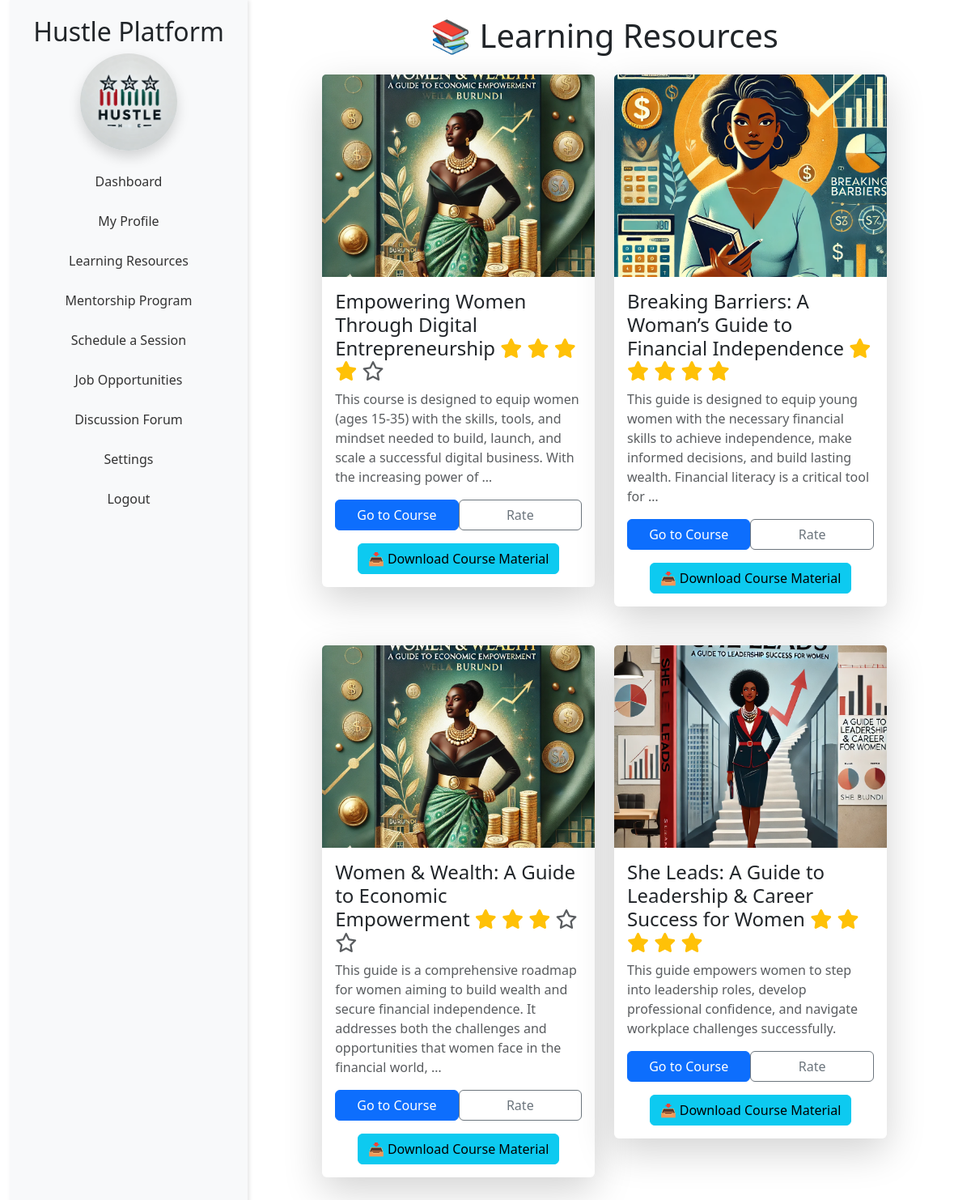
The app's page /learning-resources/ (signed in) with its own data.
### capstone/models.py (models this page shows, shortened)
class User(AbstractUser):
    USER_TYPE_CHOICES = (
        ('mentor', 'Mentor'),
        ('participant', 'Participant'),
    )
    LANGUAGE_CHOICES = [
        ("en", "English"),
        ("fr", "French"),
        ("es", "Spanish"),
        ("sw", "Swahili"),
        ("rw", "Kinyarwanda")
    ]
    language_preference = models.CharField(max_length=4, choices=LANGUAGE_CHOICES, default="fr")
    full_name = models.CharField(max_length=255)
    email = models.EmailField(unique=True)
    phone_number = models.CharField(max_length=15)
    user_type = models.CharField(max_length=20, choices=USER_TYPE_CHOICES)
    terms_accepted = models.BooleanField(default=False)

class Resource(models.Model):
    title = models.CharField(max_length=255, unique=True)
    description = models.TextField()
    created_by = models.ForeignKey('User', on_delete=models.CASCADE, related_name="uploaded_courses")
    created_at = models.DateTimeField(auto_now_add=True)
    final_quiz = models.OneToOneField('Quiz', on_delete=models.SET_NULL, null=True, blank=True, related_name="final_quiz")
    cover_image = models.ImageField(upload_to='resumes/', null=True, blank=True)
    resource_file = models.FileField(upload_to='course_files/', blank=True, null=True)
    translated_title = models.JSONField(default=dict, blank=True)
    translated_description = models.JSONField(default=dict, blank=True, null=True)
    def average_rating(self):
        avg_rating = self.ratings.aggregate(avg=models.Avg('rating'))['avg']
        return round(avg_rating, 1) if avg_rating else 0

### capstone/views.py (the view)
# urls.py: path('learning-resources/', views.learning_resources, name='learning_resources'),
@login_required
def learning_resources(request):
    resources = Resource.objects.all()
    user_progress = UserProgress.objects.filter(user=request.user)
    return render(request, "capstone/learning_resources.html", {
        "resources": resources,
        "user_progress": user_progress
    })

### capstone/templatetags/custom_filters.py (called while the page is built)
@register.filter
def translate(text, target_lang):
    return text

### capstone/templates/capstone/learning_resources.html (shortened to what this page needs)
{% extends 'participant-base.html' %}
{% load custom_filters %}
{% block participant_content %}
    <h1 class="text-center mb-4">📚 {{ "Learning Resources"|translate:user.language_preference }}</h1>
    <section class="row justify-content-center">
        {% for resource in resources %}
        <div class="col-md-6 col-lg-5 mb-5">
            <div class="card shadow-lg border-0">
                {% if resource.cover_image %}
                    <img src="{{ resource.cover_image.url }}" class="card-img-top img-fluid" alt="{{ resource.title }}" style="height: 250px; object-fit: cover;">
                {% else %}
                    <img src="/static/default_cover.webp" class="card-img-top img-fluid" alt="{{ 'Default Cover'|translate:user.language_preference }}" style="height: 250px; object-fit: cover;">
                {% endif %}
                <div class="card-body">
                    <h4 class="card-title font-weight-bold">
                        {{ resource.title|translate:user.language_preference }}
                        <span class="rating-stars float-right">
                            {% for i in "12345" %}
                                {% if i|add:"0" <= resource.average_rating %}
                                    <i class="fas fa-star text-warning"></i>
                                {% else %}
                                    <i class="far fa-star text-muted"></i>
                                {% endif %}
                            {% endfor %}
                        </span>
                    </h4>
                    <p class="card-text text-muted">{{ resource.description|translate:user.language_preference|truncatewords:30 }}</p>
                    <div class="d-flex justify-content-between">
                        <a href="{% url 'enroll_course' resource.id %}" class="btn btn-primary w-50">{{ "Go to Course"|translate:user.language_preference }}</a>
                        <a href="{% url 'rate_resource' resource.id %}" class="btn btn-outline-secondary w-50">{{ "Rate"|translate:user.language_preference }}</a>
                    </div>
                    {% if resource.resource_file %}
                    <div class="mt-3 text-center">
                        <a href="{{ resource.resource_file.url }}" class="btn btn-info" target="_blank">
                            📥 {{ "Download Course Material"|translate:user.language_preference }}
                        </a>
                    </div>
                    {% endif %}
                </div>
            </div>
        </div>
        {% empty %}
        <p class="text-muted text-center w-100">{{ "No resources found."|translate:user.language_preference }}</p>
        {% endfor %}
    </section>
{% endblock %}

### capstone/templates/participant-base.html (shortened to what this page needs)
{% load static %}
{% load custom_filters %}
<!DOCTYPE html>
<html lang="{{ user.language_preference|default:'en' }}">
<head>
    <link href="https://cdn.jsdelivr.net/npm/bootstrap@5.3.0/dist/css/bootstrap.min.css" rel="stylesheet">
    <link href="https://cdnjs.cloudflare.com/ajax/libs/font-awesome/6.0.0-beta3/css/all.min.css" rel="stylesheet">
    <link href="{% static 'css/participant-styles.css' %}" rel="stylesheet">
</head>
<body>
    <div class="container-fluid">
        <div class="sidebar text-center">
            <h2>Hustle Platform</h2>
            <img src="{% static 'logo.webp' %}" alt="Hustle Platform Logo"
                 class="img-fluid mb-3 rounded-circle shadow" style="width: 120px; height: 120px; object-fit: cover;">
            <ul class="nav flex-column">
                <li class="nav-item">
                    <a class="nav-link" href="{% url 'participant_dashboard' %}">
                        {{ "Dashboard"|translate:user.language_preference }}
                    </a>
                </li>
                <li class="nav-item">
                    <a class="nav-link" href="{% url 'participant_profile' request.user.id %}">
                        {{ "My Profile"|translate:user.language_preference }}
                    </a>
                </li>
                <li class="nav-item">
                    <a class="nav-link" href="{% url 'learning_resources' %}">
                        {{ "Learning Resources"|translate:user.language_preference }}
                    </a>
                </li>
                <li class="nav-item">
                    <a class="nav-link" href="{% url 'submit_mentorship_request' %}">
                        {{ "Mentorship Program"|translate:user.language_preference }}
                    </a>
                </li>
                <li class="nav-item">
                    <a class="nav-link" href="{% url 'available_sessions' %}">
                        {{ "Schedule a Session"|translate:user.language_preference }}
                    </a>
                </li>
                <li class="nav-item">
                    <a class="nav-link" href="{% url 'job_listings' %}">
                        {{ "Job Opportunities"|translate:user.language_preference }}
                    </a>
                </li>
                <li class="nav-item">
                    <a class="nav-link" href="{% url 'list_threads' %}">
                        {{ "Discussion Forum"|translate:user.language_preference }}
                    </a>
                </li>
                <li class="nav-item">
                    <a class="nav-link" href="{% url 'account_settings' %}">
                        {{ "Settings"|translate:user.language_preference }}
                    </a>
                </li>
                <li class="nav-item">
                    <a class="nav-link" href="{% url 'login' %}">
                        {{ "Logout"|translate:user.language_preference }}
                    </a>
                </li>
            </ul>
        </div>
        <div class="main-content">
            {% block participant_content %}{% endblock %}
        </div>
    </div>
</body>
</html>

### static/css/participant-styles.css (style rules this page uses)
.nav-link { color: #333; padding: 10px 15px; border-radius: 5px; margin-bottom: 5px; transition: all 0.3s ease; }

### capstone/templates/participant-base.html (style rules this page uses)
html, body { height: 100%; margin: 0; overflow: hidden; }
.container-fluid { height: 100vh; display: flex; }
.sidebar { height: 100vh; overflow-y: scroll; background-color: #f8f9fa; padding: 20px; box-shadow: 2px 0 5px rgba(0,0,0,0.1); flex: 0 0 25%; scrollbar-width: none; }
.main-content { flex: 1; overflow-y: auto; padding: 20px; }

### records on screen
User: language_preference "Dashboard", language_preference "My Profile", language_preference "Learning Resources", language_preference "Mentorship Program", language_preference "Schedule a Session", language_preference "Job Opportunities", language_preference "Discussion Forum", language_preference "Settings", language_preference "Logout", language_preference "Go to Course", language_preference "Rate", language_preference "Download Course Material"
Resource: cover_image (picture), title|translate "Empowering Women Through Digital Entrepreneurship", description|translate "This course is designed to equip women (ages 15-35) with the skills, tools, and mindset needed to build, launch, and scale a successful digital business. With the increasing power of …"
Resource: cover_image (picture), title|translate "Breaking Barriers: A Woman’s Guide to Financial Independence", description|translate "This guide is designed to equip young women with the necessary financial skills to achieve independence, make informed decisions, and build lasting wealth. Financial literacy is a critical tool for …"
Resource: cover_image (picture), title|translate "Women & Wealth: A Guide to Economic Empowerment", description|translate "This guide is a comprehensive roadmap for women aiming to build wealth and secure financial independence. It addresses both the challenges and opportunities that women face in the financial world, …"
Resource: cover_image (picture), title|translate "She Leads: A Guide to Leadership & Career Success for Women", description|translate "This guide empowers women to step into leadership roles, develop professional confidence, and navigate workplace challenges successfully."
